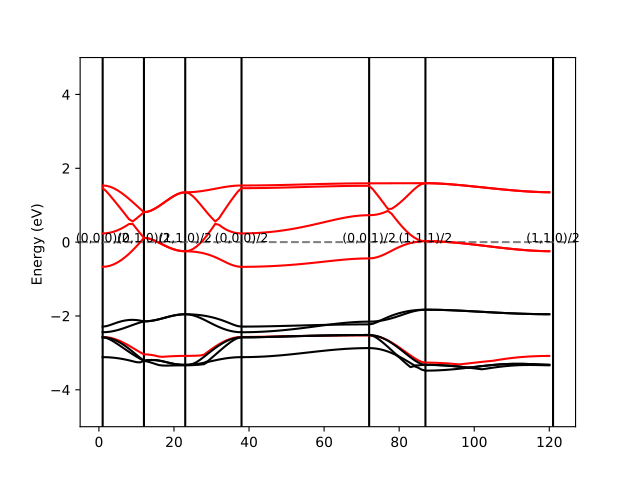

Here is the Python script that generated this plot:
import pylab as P
import numpy as np
import sys
import math

def read_bands(filename):
  f=open(filename,'r')
  spl=f.readline().split()
  nkpt=int(spl[2])
  nband=int(spl[4])
  nspin=int(spl[6])
  spl=f.readline().split()
  npanel=int(spl[2])
  panels=[]
  for i in range(0,npanel+1):
    spl=f.readline().split()
    panels.append( (int(spl[1]),spl[2]) )
  data=[[],[]]
  for s in range(0,nspin):
    dummy=""
    while(dummy != "VIEW"):
      dummy=f.readline().split()[1]
    for k in range(1,nkpt):
      line=f.readline()
      #PYTHON2
      #data[s].append(map(float,line.split()))
      #PYTHON3
      data[s].append(list(map(float,line.split())))
  data[0]=np.array(data[0])
  data[1]=np.array(data[1])
  return data,panels

bands,panels=read_bands("BAND.DAT")
nband=bands[0].shape[1]
nkpt=bands[0].shape[0]
ax=P.gca()
for p in panels:
  ax.axvline(p[0],color='k')
  ax.annotate(p[1],xy=(p[0],0.0),ha='center',fontsize=9)
ax.axhline(0.0,color='gray',linestyle="--")
conv=27.2116
for b in range(130,135):
  ax.plot(range(1,nkpt+1),conv*bands[0][:,b],color='k')
  ax.plot(range(1,nkpt+1),conv*bands[1][:,b],color='r')

P.ylim([-5,5])
P.ylabel("Energy (eV) ")
if len(sys.argv) < 2: 
  P.show()
else:
  P.savefig(sys.argv[1])
